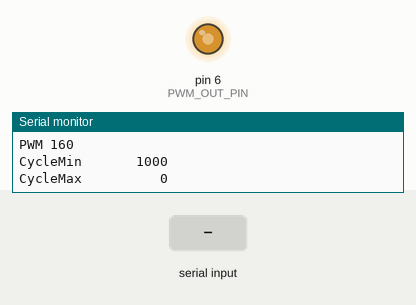
Recording of a sketch running on a simulated Arduino Uno, built with avr-gcc and run on an emulated ATmega328P. On the bench: output pins drawn as LEDs (lit = HIGH), the last lines printed to the serial monitor. Inputs (shaded band) come from the test bench.

Above: at 1.27 s.
1.3 s: "+\n" received over Serial
At 1.4 s:
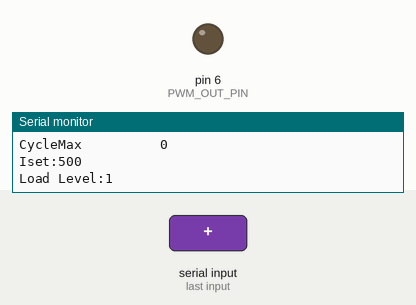
At 1.79 s:
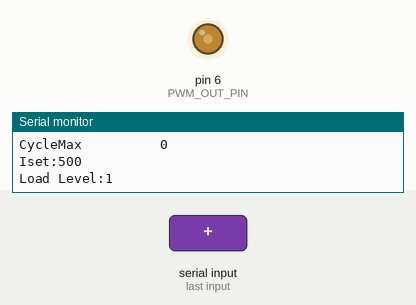
4.3 s: "-\n" received over Serial
7.3 s: "PowerL1\n" received over the second serial link
Timing chart, 0 to 16.3 s (numbered marks = the images above; inputs shaded):
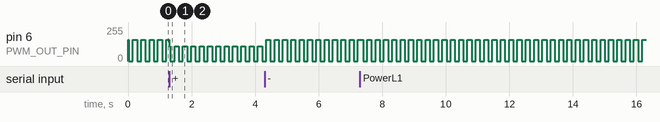

The sketch:

button.ino
```cpp
#ifdef UseButtons
void QueryButton () {
  // Taster abfragen - pos. Flanke mit Entprellung-----------------------------
  BnLevelUp = digitalRead(BN_LEVEL_UP_PIN);
  if ( (BnLevelUpHist == 0) & (BnLevelUp == 1) & (BnLevelUpTime < millis()) ) {
    BnLevelUpTime = millis() + DEBOUNCETIME;
    ChangeLevel(1);
  }
  BnLevelUpHist = BnLevelUp;

  BnLevelDn = digitalRead(BN_LEVEL_DN_PIN);
  if ( (BnLevelDnHist == 0) & (BnLevelDn == 1) & (BnLevelDnTime < millis()) ) {
    BnLevelDnTime = millis() + DEBOUNCETIME;
    ChangeLevel(-1);
  }
  BnLevelDnHist = BnLevelDn;

  BnDisplay = digitalRead(BN_DISPLAY_PIN);
  if ( (BnDisplayHist == 0) & (BnDisplay == 1) & (BnDisplayTime < millis()) ) {
    BnDisplayTime = millis() + DEBOUNCETIME;
    DisplayNr += 1;
    if (DisplayNr > 3) DisplayNr = 0;
    lcd.setCursor(0, 1); lcd.print("                    ");
    lcd.setCursor(0, 2); lcd.print("                    ");
    lcd.setCursor(0, 3); lcd.print("                    ");
    DisplayNow = true;
  }
  BnDisplayHist = BnDisplay;
}
#endif
```

ChargerLoadControl.1.0.4.ino
```cpp
// Charger Load Control

//----------------------------
//History
// 0.1.000 18.03.2022 Erste Version Test Isim PWM Zuordnung
// 0.2.000 20.03.2022 RS485 Implementierung
// 0.3.000 27.03.2022 Erste funktionsfähige Version
// 0.4.000 27.03.2022 kWh Zähler einlesen, neues Display Management
// 0.5.000 02.04.2022 Neue Funktion für PWM-to-mA, neue Eingangsbelegung wegen PWM Frequenz 970Hz auf Pin 6 statt 470Hz auf Pin3
// 0.6.000 03.04.2022 kWh-Zähler erweitert um Verbrauchszähler
// 1.0.000 03.04.2022 Erfolgreicher Test
// 1.0.002 06.05.2022 SNE Modularisierung Code, Compileoptionen und von LAN und MQTT
// 1.0.003 07.05.2022 SNE Vereinfachung der Ausgabe
// 1.0.004 10.05.2020 SNE Vereinfachung serial Input, rudimentäres RS485 Error Handling

#include "ChargerLoadControl.h" // Definitionen ausgelagert in Header Datei

// SETUP
void setup() {
  // Open serial communications and wait for port to open:
  Serial.begin(115200);
  while (!Serial) {
    ; // wait for serial port to connect. Needed for native USB port only
  }

  // LCD
#ifdef UseDisplay
  lcd.init(); //Im Setup wird der LCD gestartet
  lcd.backlight(); //Hintergrundbeleuchtung einschalten
#endif
  // Serielle RS485
  pinMode(SSerialTxControl, OUTPUT);
  digitalWrite(SSerialTxControl, RS485Receive);  // Init Transceiver
  RS485Serial.begin(19200);   // set the data rate, Start the software serial port
  RS485Serial.setTimeout(100);

  //--- Eingaenge
#ifdef UseButtons
  pinMode(BN_LEVEL_UP_PIN, INPUT);
  digitalWrite(BN_LEVEL_UP_PIN, HIGH); // Pullup-Widerstand einschalten
  pinMode(BN_LEVEL_DN_PIN, INPUT);
  digitalWrite(BN_LEVEL_DN_PIN, HIGH); // Pullup-Widerstand einschalten
  pinMode(BN_DISPLAY_PIN, INPUT);
  digitalWrite(BN_DISPLAY_PIN, HIGH); // Pullup-Widerstand einschalten
#endif
  //--- Ausgaenge
  pinMode(PWM_OUT_PIN, OUTPUT);

  Serial.println(F("Charger Load Control starting"));
#ifdef UseMQTT
  // You can use Ethernet.init(pin) to configure the CS pin
  Ethernet.init(10);  // Most Arduino shields
  //Ethernet.init(5);   // MKR ETH shield
  //Ethernet.init(0);   // Teensy 2.0
  //Ethernet.init(20);  // Teensy++ 2.0
  //Ethernet.init(15);  // ESP8266 with Adafruit Featherwing Ethernet
  //Ethernet.init(33);  // ESP32 with Adafruit Featherwing Ethernet

  Serial.println("Ethernet WebServer Example");

  // start the Ethernet connection and the server:
  Ethernet.begin(mac);

  // Check for Ethernet hardware present
  if (Ethernet.hardwareStatus() == EthernetNoHardware) {
    Serial.println("Ethernet shield was not found.  Sorry, can't run without hardware. :(");
    while (true) {
      delay(1); // do nothing, no point running without Ethernet hardware
    }
  }
  if (Ethernet.linkStatus() == LinkOFF) {
    Serial.println("Ethernet cable is not connected.");
  }

  Serial.println(Ethernet.localIP());
  //---
  client.setServer(server, 1883);
  client.setCallback(callback);
#endif

  // Display Ausgabe Zeile 1 Überschrift
#ifdef UseDisplay
  lcd.setCursor(0, 0); lcd.print(F("CHARGER LOAD CONTROL"));
#endif
}


void loop() {
#ifdef UseMQTT
  if (!client.connected()) {
    reconnect();
  }
  client.loop();
#endif
  BlinkSignal();
#ifdef UseDisplay
  Display ( DisplayNr );
#endif
  CycleTimeCheck ();
#ifdef UseButtons
  QueryButton();
#endif
#ifdef UseSerialInput
  SerialInput();
#endif
  QueryRS485();
  CalcIsim ();
}
```

ISim.ino
```cpp
void CalcIsim () {
  // Iwb berechnen ----------------------
  Amperage[2]  = Current[0];

  // Isim berechnen ----------------------
  if (LoadLevel < 12) Amperage[0]  = Amperage[3]  - Amperage[1]  + Amperage[2] ; // Isim = Imax - Iset + Iwb;
  else              Amperage[0]  = 0;

  // PWM-Isim Zuordnung
  // Funktion auf Basis Eckdaten: 20A->200
  // Funktion auf Basis Eckdaten: 16A->160
  //PWMSignal = Amperage[0]  * 10 / 94;
  //PWMSignal = Amperage[0]  / 10 + 10;
  PWMSignal = Amperage[0]  / 10; // stimmt das noch ???

  // PWM-Signal begrenzen 0-255
  if (PWMSignal < 0) {
    PWMSignal = 0;
  }
  if (PWMSignal > 255) {
    PWMSignal = 255;
  }

  // Pulsgeber für PWM Signal, alle 100ms togglet PWMPuls 1/-1
  if ( millis() > PWMPulsTime ) {
    PWMPulsTime = millis() + PWMPULSINTERVAL;
    PWMPuls = - PWMPuls; // Bei jedem Durchlauf wechselt die 1 das Vorzeichen
  }

  // PWM Signal ausgeben - gepulst ----------------------
  if (PWMPuls == 1) analogWrite(PWM_OUT_PIN, PWMSignal);
  else              analogWrite(PWM_OUT_PIN, 0);
}

void ChangeLevel(int LevelStep)
{
  if ( (LoadLevel > 0)  & (LevelStep < 0) ) LoadLevel -= 1;
  if ( (LoadLevel < 12) & (LevelStep > 0) ) LoadLevel += 1;
  if      (LoadLevel == 0)  Amperage[1]  = 0; //Iset
  else if (LoadLevel == 12) Amperage[1]  = 1600;  // muss das auf 1200 reduziert werden
  else                      Amperage[1]  = LoadLevel * 100 + LevelOffSet;  // @500 = 600...1600
}

void CycleTimeCheck ( void )
{
  // Zykluszeit messen ----------------------------------------
  CycleTime = millis() - MillisHist;
  MillisHist = millis();
  if (CycleTime > CycleTimeMax) {
    CycleTimeMax = CycleTime;
  }
  if ( (CycleTime < CycleTimeMin) && (CycleTime > 0) ) {
    CycleTimeMin = CycleTime;
  }
  if (millis() > CycleTimeMReset) {
    CycleTimeMReset = millis() + CYCLETIMERESETINTERVAL;
    CycleTimeMax = 0;
    CycleTimeMin = 1000;
  }
}
```

Output.ino
```cpp
void outputMQTT ( char outTopic[], byte outPayload[] ) {
#ifdef UseMQTT
  client.publish( outTopic, outPayload );
#endif
}

void output ( char outTopic[], char outPayload[] ) {
  Serial.print( outTopic );
  Serial.println (outPayload);
#ifdef UseMQTT
  outputMQTT ( outTopic, outPayload);
#endif
}

//Usage:
//char msgtopic[] = "PowerL1";
//char msgPayload[]= "";
//sprintf(msgPayload,"%02d", PowerL1);
//output ( msgtopic , msgPayload );


void BlinkSignal (void) {
  // Blinksignale ----------------------------------------
  BlinkPuls = false;
  if (millis() > BlinkTime) {
    BlinkTime = millis() + BLINKINTERVAL;
    BlinkPuls = true;
    BlinkOn = -BlinkOn;
    Serial.print("\n\n\n\n\n\n\n\n\n\n\n\n\n\n\n\n\n\n\n\n\n\n\n\n\n\n\n\n\n\n\n\n\n\n\n\n\n\n\n\n\n\n\n\n\n\n\n");
    MQTTSend();
  }
}

void MQTTSend () {

  //Display 0
  if (RS485Available) output ( "RS485Available " , "true" );
  else output ( "RS485Available " , "false" );
  if (CarIsLoading) output ( "CarIsLoading " , "true" );
  else output ( "CarIsLoading " , "false" );
  sprintf(sBuffer, "%2d", LoadLevel);
  sprintf(sTopic, "LoadLevel ");
  output ( sTopic , sBuffer );
  for ( int i = 0; i <= 2; ++i ) {
    sprintf(sBuffer, "%2d.%02d A", Amperage[i] / 100, abs(Amperage[i] % 100));
    sprintf(sTopic, "%s", AmperageT[i] );
    output ( sTopic , sBuffer );
  }
  for (int i = 0; i <= 2; ++i) AmpHist[i] = Amperage[i];


  //Display 1
  for ( int i = 0; i <= 2; ++i ) {
    sprintf(sBuffer, "%2d.%002d A", Current[i] / 100, abs(Current[i] % 100));
    sprintf(sTopic, "%s", CurrentT[i] );
    output ( sTopic , sBuffer );
  }

  //Display 2
  // char *kWhT[] = {"kWhCounter", "kwHCounterStart", "kWhLoaded" };
  for ( int i = 0; i <= 2; ++i ) {
    sprintf(sBuffer, "%2d.%002d", kWh[i] / 100, abs(kWh[i] % 100));
    sprintf(sTopic, "%s", kWhT[i] );
    output ( sTopic , sBuffer );
  }

  // char *kWhHistT[] = {"kWhCounterHist", "kwHCounterStartHist" };
  for ( int i = 0; i <= 1; ++i ) {
    sprintf(sBuffer, "%2d.%002d", kWhHist[i] / 100, abs(kWhHist[i] % 100));
    sprintf(sTopic, "%s", kWhHistT[i] );
    output ( sTopic , sBuffer );
  }
  for (int i = 0; i <= 2; ++i) CurrentHist[i] = Current[i];

  //Display 3
  sprintf(sBuffer, "%2d", PWMSignal);
  sprintf(sTopic, "PWM ");
  output ( sTopic , sBuffer );
  sprintf(sBuffer, "%10d", CycleTimeMin);
  sprintf(sTopic, "CycleMin ");
  output ( sTopic , sBuffer );
  sprintf(sBuffer, "%10d", CycleTimeMax);
  sprintf(sTopic, "CycleMax ");
  output ( sTopic , sBuffer );


  PWMSignalHist = PWMSignal;
}
```

RS485.ino
```cpp
void QueryRS485 () {
  // RS485 - MB Daten abhören ----------------------
  memset(readData, 0, sizeof(readData)); // Speicher leeren
  if (RS485Serial.available()) {
    // Request=8 Bytes, Response=17 Bytes, in 25 Bytes ist beides drin
    // Hier wartet er, bis 25 Bytes im Buffer sind, durch den Timeout bricht er nach 150ms ab
    RS485Serial.readBytes(readData, 25); // Daten lesen, Buffer leeren
    DataReceived = true;
    RS485Available = true;
  }
  else {
    RS485Available = false;
  }

  // Daten auswerten: Strom L1,L2,L3 - wird immer all 500ms abgefragt
  // Auf den Request folgt der Response, deshalb die Request Daten prüfen
  if (DataReceived == true) {
    if ( readData[0] ==  1 &&
         readData[1] ==  3 &&
         readData[2] == 91 &&
         readData[3] == 12 &&
         readData[4] ==  0 &&
         readData[5] ==  6 &&
         readData[6] == 22 &&
         readData[7] == 239 ) {
      // Request erkannt, dann kommen 3 Header-Bytes
      if ( readData[8] == 1 &&
           readData[9] == 3 &&
           readData[10] == 12 ) {
        // Daten zuordnen
        Current[0] = readData[11] * 256 * 256 * 256 + readData[12] * 256 * 256 + readData[13] * 256 + readData[14];
        Current[1] = readData[15] * 256 * 256 * 256 + readData[16] * 256 * 256 + readData[17] * 256 + readData[18];
        Current[2] = readData[19] * 256 * 256 * 256 + readData[20] * 256 * 256 + readData[21] * 256 + readData[22];
        //Checksumme ist in readData[23] und readData[24]
        //Serial.print("I1=");
        //Serial.println(CurrentL1);
        for (int i = 0; i <= 2; ++i ) Power[i] = Current[i] / 100 * 230;
        //PowerL1 = Current[0] / 100 * 230;
        //PowerL2 = Current[1] / 100 * 230;
        //PowerL3 = Current[2] / 100 * 230;
        // Wenn der Strom größer als 3A ist, dann lädt das Auto
        if (Current[0] > 300) {
          CarIsLoading = true;
        }
        // Wenn der Strom kleiner als 1A ist, dann lädt das Auto nicht mehr (Erhaltungsladung sind 0,5A)
        if (Current[0] < 100) {
          CarIsLoading = false;
          LoadStartPuls = false;
        }
      }
      DataReceived = false;
    }
  }

  // Daten auswerten: kWh-Zähler - wird beim Ladevorgang alle 10s abgefragt
  // Auf den Request folgt der Response, deshalb die Request Daten prüfen
  if (DataReceived == true) {
    if (readData[0] ==  1 &&
        readData[1] ==  3 &&
        readData[2] == 80 &&
        readData[3] ==  0 &&
        readData[4] ==  0 &&
        readData[5] ==  4 &&
        readData[6] == 85 &&
        readData[7] ==  9 ) {
      // Request erkannt, dann kommen 3 Header-Bytes
      if ( readData[8] == 1 &&
           readData[9] == 3 &&
           readData[10] == 8 ) {
        // Daten zuordnen - readData[11-14] passen nicht in long Variable
        kWh[0] = readData[15] * 256 * 256 * 256 +  // kWhCounter
                 readData[16] * 256 * 256 +
                 readData[17] * 256 +
                 readData[18];
        //Checksumme ist in readData[19] und readData[20]
        unsigned long longData1 = readData[15];
        unsigned long longData2 = readData[16];
        unsigned long longData3 = readData[17];
        unsigned long longData4 = readData[18];
        kWh[0] = (longData1 << 24) + (longData2 << 16) + (longData3 << 8) + longData4; //kWhCounter
        //Serial.print("kWh=");
        //Serial.println(kWhCounter);
        if ( (LoadStartPuls == false) && (kWh[0] > 0) ) {
          LoadStartPuls = true;
          kWh[1] = kWh[0]; //kWhCounterStart = kWhCounter
        }
        kWh[2] = kWh[0] - kWh[1]; //kWhLoaded = kWhCounter - kWhCounterStart
      }
      DataReceived = false;
    }
  }
}
```

ChargerLoadControl.h
```cpp
int Version1 = 1; //Display 3
int Version2 = 0; //Display 3
int Version3 = 3; //Display 3

// prepare for different MCUs
#define UNO
#undef MEGA
#undef ESP32
// define Modules to be used
//#define UseDisplay
//#define UseButtons
#define UseSerialInput
//#define UseMQTT


// Display
//A5=SCL, A4=SDA

#ifdef UseDISPLAY
#include <Wire.h>
#include <LiquidCrystal_I2C.h>
LiquidCrystal_I2C lcd(0x27, 20, 4); // I2C Display auf Adresse 0x27 instanzieren
#endif

// RS485 Modbus zum ABB kWh-Zähler - Modbus RTU, 19200 baud, Parity: even, Stopbit:1
// D8=RxD-RO, D9=TxD-DI, D3=DE-RE
#include <SoftwareSerial.h>
#ifdef UNO
#define SSerialTxControl 3  //RS485 Direction control
#define SSerialRX        8  //Serial Receive pin
#define SSerialTX        9  //Serial Transmit pin
#endif

#define RS485Transmit    HIGH
#define RS485Receive     LOW
SoftwareSerial RS485Serial(SSerialRX, SSerialTX);
int byteRS485Received;
bool RS485Available;

#ifdef UseMQTT
// MQTT and LAN
#include <SPI.h>
#include <Ethernet.h>
#include <PubSubClient.h>

// Update these with values suitable for your network.
byte mac[]    = {  0xDE, 0xED, 0xBA, 0xFE, 0xFE, 0xED };
//IPAddress ip(192, 168, 188, 30);
IPAddress server(192, 168, 178, 54);
//MQTT
EthernetClient ethClient;
PubSubClient client(ethClient);
#endif //UseMQ

//--- Eingaenge
#ifdef UseButtons
#define BN_LEVEL_DN_PIN 2    // Pin 2 als Eingang: Ladestufen Runtertasten
#define BN_LEVEL_UP_PIN 3    // Pin 3 als Eingang: Ladestufen Hochtasten
#define BN_DISPLAY_PIN  5    // Pin 5 als Eingang: Display Seiten wechseln

// Taster
#define DEBOUNCETIME 200    // Entprellverzögerung
int BnLevelUp = 0;
int BnLevelUpHist = 0;
unsigned long BnLevelUpTime = 0;
int BnLevelDn = 0;
int BnLevelDnHist = 0;
unsigned long BnLevelDnTime = 0;
int BnDisplay = 0;
int BnDisplayHist = 0;
unsigned long BnDisplayTime = 0;

#endif

//--- Ausgaenge
#ifdef UNO
#define PWM_OUT_PIN 6 // Pin 6 für PWM Signal
#endif

// Init
bool Init = false;
int Cyclecount1 = 0;
int Cyclecount2 = 0;

// Komponenten von Isim
//int Isim = 0;    //Display 0 // Simulierter Strom in 0,01A - wird an den Wallbox CT geschickt
//int Iset = 0;    //Display 0 // Vorgabe Ladestrom in 0,01A - Stufenweise 0,6,7,8,..,15,16
//int Iwb = 0;     //Display 0 // Wallbox Strom in 0,01A
//int Imax = 2000; //Display 0 // Maximaler Hausstrom in 0,01A - über DIP Schalter in Wallbox einstellen: 20A
char *AmperageT[] { "Isim ", "Iset ", "Iwb ", "Imax " };
int Amperage[] { 0, 0, 0, 1600 };

int LoadLevel = 0; //Display 0 // Ladestufen 0-12: 0=0A,1=6A,2=7A,3=8A...,10=15A,11=16A,12=0 mA auf CT
int LevelOffSet = 400;

// Historiemerker
//int IsimHist = 1;
//int IsetHist = 1;
//int IwbHist = 1;
//int LoadLevelHist = 1;
char *AmpHistT[]= { "IsimHist ", "IsetHist ", "IwbHist ", "LoadLevelHist " };
int AmpHist[] = { 1, 1, 1, 1 };

// PWM Signal
int PWMSignal = 0; // Display 3 // PWM Signal 0-255
int PWMSignalHist = 1;


// Eingabe am seriellen Monitor
#ifdef UseSerialInput
String inString = "";
#endif

// Display
char sBuffer[20];
char sTopic[20];
int DisplayNr = 0;
bool DisplayNow = false;
unsigned long BlinkTime;
#define BLINKINTERVAL 10000 // ms
bool BlinkPuls = false;
int BlinkOn = 1;

// Zykluszeit
unsigned long MillisHist;
unsigned int CycleTime;
unsigned int CycleTimeMax = 0;    //Display 3
unsigned int CycleTimeMin = 1000; //Display 3
#define CYCLETIMERESETINTERVAL 5000 // ms
unsigned long CycleTimeMReset;

// PWM Wechselrichter
#define PWMPULSINTERVAL 130 // ms Abstand zwischen den Strom-Pulsen
int PWMPuls = 1;
unsigned long PWMPulsTime = 0;

// Modbus Daten abhören
byte readData[25];//Array für die empfangenen Bytes
bool DataReceived = false;
// Strom/Leistung aus Modbus Daten extrahieren:  Request 8 Byte + Response 17 Byte
//int CurrentL1 = 0; // Display 1 // Gemessener Phasenstrom L1 in 0.01 A
//int CurrentL2 = 0; // Display 1 // Gemessener Phasenstrom L2 in 0.01 A
//int CurrentL3 = 0; // Display 1 // Gemessener Phasenstrom L3 in 0.01 A
//int CurrentL1Hist, CurrentL2Hist, CurrentL3Hist = 1;
//int PowerL1=0, PowerL2=0, PowerL3=0;
bool CarIsLoading = false; //Display 0
//changing to arrays
char *CurrentT[] = { "L1","L2","L3"};
int Current[] = { 0,0,0 };
int CurrentHist[] = { 1, 1, 1 };
int Power[] = { 0,0,0 };
bool LoadStartPuls = false;

// kWh-Zähler aus Modbus Daten extrahieren:  Request 8 Byte + Response 17 Byte
//unsigned long kWhCounter = 0;      // Display 2 // Energiezähler in 0.01 kWh
//unsigned long kWhCounterStart = 0; // Display 2// Energiezähler beim Start der Ladung in 0.01 kWh
//unsigned long kWhLoaded = 0;       //Display 2
char *kWhT[] = {"kWhCounter ", "kwHCounterStart ", "kWhLoaded " };
unsigned long kWh[] = { 0, 0, 0 };
//unsigned long kWhCounterStartHist = 1;
//unsigned long kWhCounterHist = 1;
char *kWhHistT[] = {"kWhCounterHist", "kwHCounterStartHist" };
unsigned long kWhHist[] = { 0, 0 };

//-------------------------------------
//####################
```

mqtt_lan.ino
```cpp
#ifdef UseMQTT
void callback(char* topic, byte* payload, unsigned int length) {
  Serial.print("Message arrived [");
  Serial.print(topic);
  Serial.print("] ");
  for (int i = 0; i < length; i++) {
    Serial.print((char)payload[i]);
  }
  Serial.println();
}

void reconnect() {
  // Loop until we're reconnected
  while (!client.connected()) {
    Serial.print("Attempting MQTT connection...");
    // Attempt to connect
    if (client.connect("Wallbox")) {
      Serial.println("connected");
      // Once connected, publish an announcement...
      client.publish("LWT", "connected");
      // ... and resubscribe
      client.subscribe("inTopic");
    } else {
      Serial.print("failed, rc=");
      Serial.print(client.state());
      Serial.println(" try again in 5 seconds");
      // Wait 5 seconds before retrying
      delay(5000);
    }
  }
}
#endif
```

Source omitted: display.ino (4409 bytes), serial.ino (736 bytes)

Measured:
- by itself, pin 6 (PWM_OUT_PIN): alternates 160/255 for 0.13 s and 0/255 for 0.13 s
